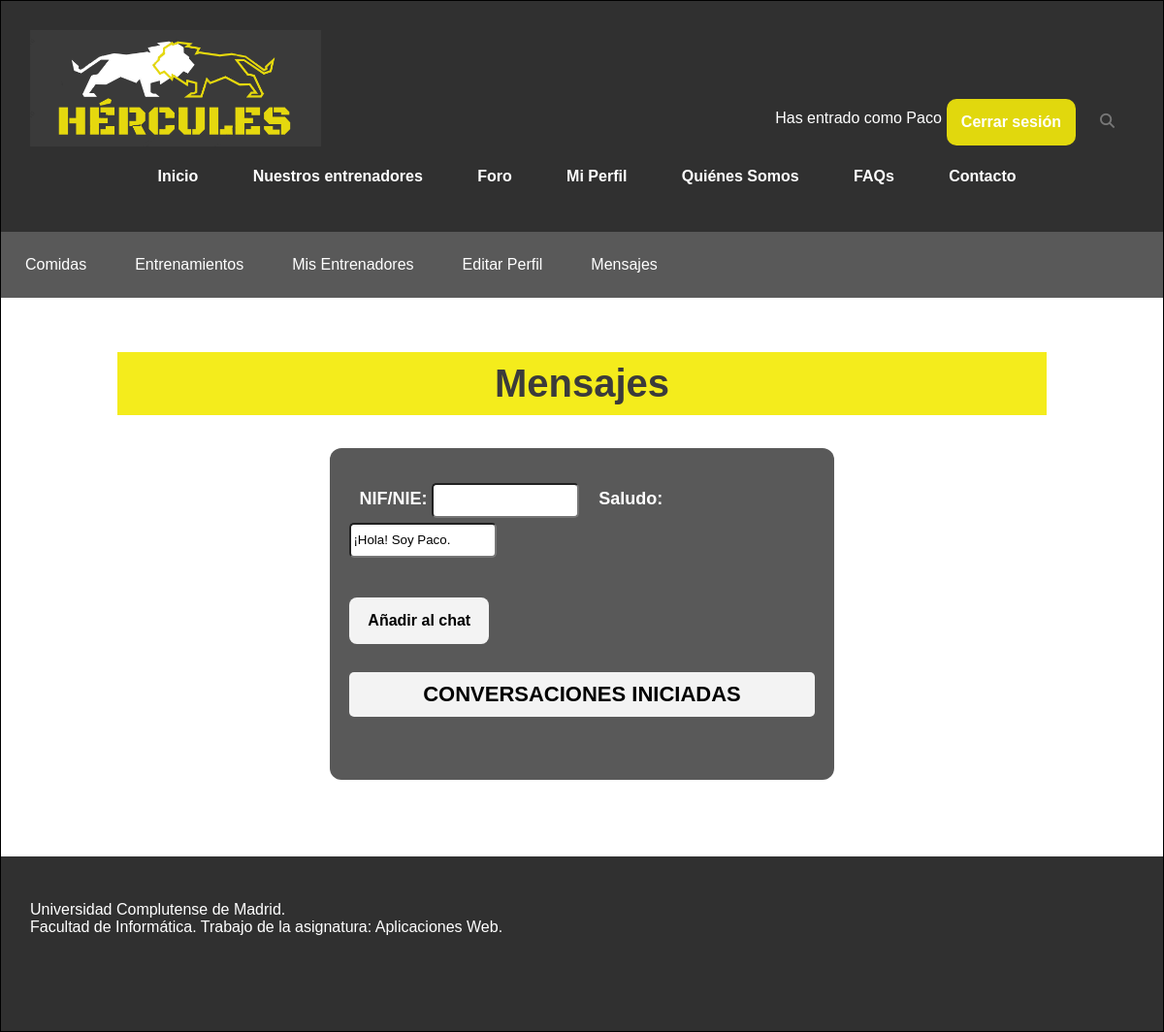
Page /miPerfilBuzon.php (signed in) on the earlier database version.
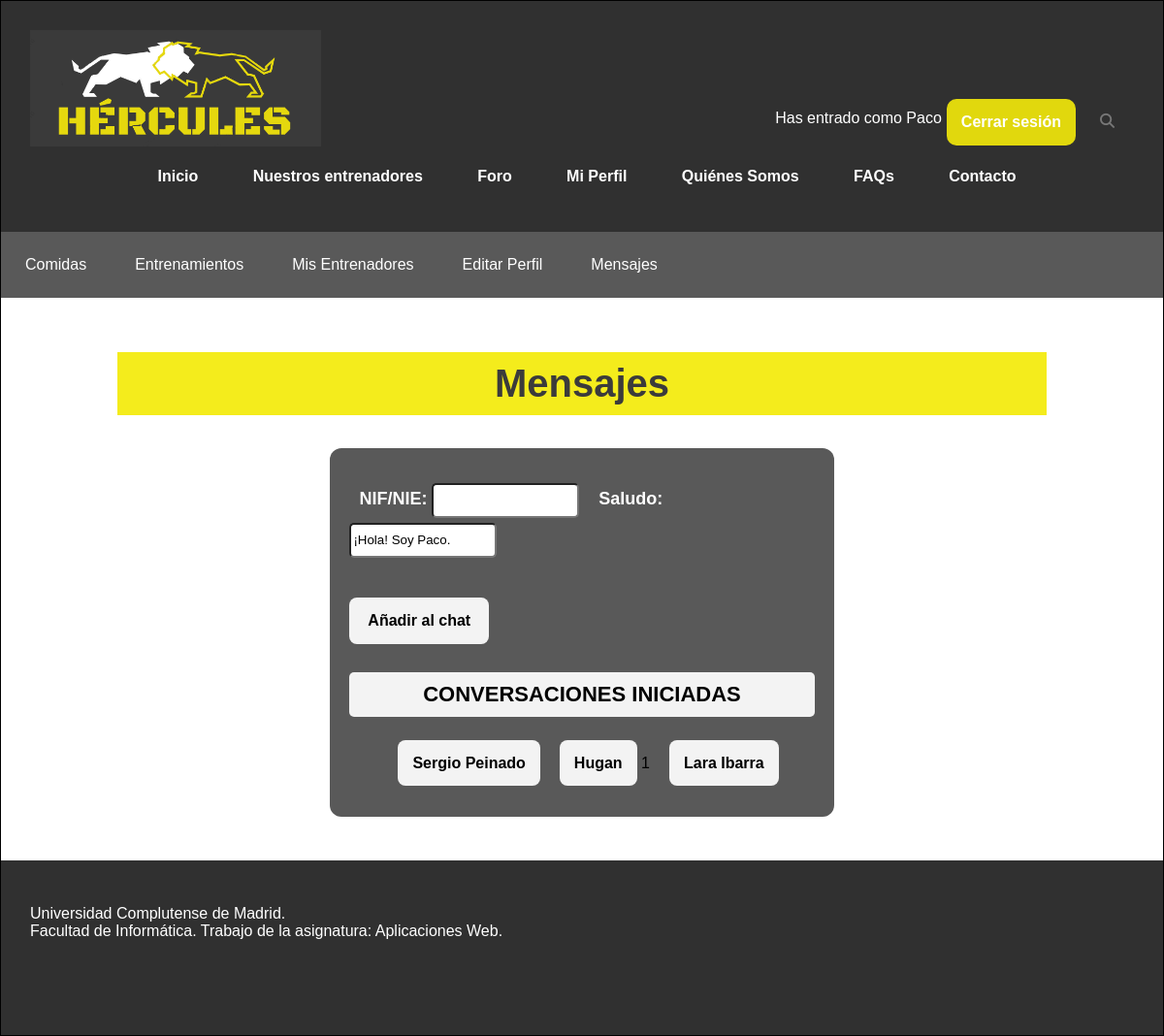
Same page on the later database version.
### tables this page shows
CREATE TABLE `mensajes` (
  `id` int(11) NOT NULL,
  `emisor` varchar(10) NOT NULL,
  `receptor` varchar(10) NOT NULL,
  `texto` text NOT NULL,
  `fecha` timestamp NOT NULL DEFAULT current_timestamp(),
  `del_1` tinyint(1) NOT NULL DEFAULT 0,
  `del_2` tinyint(1) NOT NULL DEFAULT 0,
  `visto` tinyint(1) NOT NULL DEFAULT 0
);

CREATE TABLE `usuario` (
  `nif` varchar(10) NOT NULL,
  `nombre` varchar(30) NOT NULL,
  `contrasenna` varchar(255) NOT NULL,
  `foto` varchar(255) DEFAULT 'includes/img/usuarios/default.png',
  `email` varchar(30) NOT NULL,
  `sexo` varchar(6) DEFAULT NULL,
  `fechaNac` date DEFAULT NULL,
  `telefono` varchar(15) DEFAULT NULL,
  `ubicacion` varchar(50) DEFAULT NULL,
  `peso` decimal(5,2) DEFAULT NULL,
  `altura` decimal(5,0) DEFAULT NULL,
  `preferencias` varchar(50) DEFAULT NULL,
  `tipoUsuario` tinyint(2) NOT NULL DEFAULT 0,
  `titulacion` varchar(30) DEFAULT NULL,
  `especialidad` varchar(50) DEFAULT NULL,
  `experiencia` varchar(30) DEFAULT NULL
);

### includes/DAOs/DAO.php (called while the page is built, shortened)
<?php
class DAO {
    private $servername = "localhost";
    private $username = "hercules";
    private $password = "iG8hC62acnPrvIeU";
    private $dbname = "hercules";
    private $mysqli = null;
    public function __construct(){
        if(!$this->mysqli){
            $this->mysqli = new mysqli($this->servername, $this->username, $this->password, $this->dbname);
        }
    }
    protected function consultarv2($sql){
        if ($sql != "") {
            $consulta = $this->mysqli->query($sql) or die ($this->mysqli->error. " en la linea ".(__LINE__-1));
            $tablaDatos = array();
            if (substr($sql, 0, 6) == "SELECT") {
                if ($consulta) {
                    while ($fila = mysqli_fetch_assoc($consulta)){
                        array_push($tablaDatos, $fila);
                    }
                }
            }
            return $tablaDatos;
        }
        else {
            return 0;
        }
    }
}

### includes/controller.php (called while the page is built, shortened)
<?php
require_once(__DIR__ . '/DAOs/usuarioDAO.php');
require_once(__DIR__ . '/DAOs/mensajesDAO.php');
class controller{
    private $usuarioDAO;
    private $mensajesDAO;
    private static $instance = null;
    public function __construct(){
        $this->usuarioDAO = new UsuarioDAO();
        $this->mensajesDAO = new mensajesDAO();
    }
     public static function getInstance() {
        if (null === self::$instance) {
            self::$instance = new self();
        }
        return self::$instance;
    }
    public function cargarUsuario($nif){
        $cond= "nif = '". $nif ."'";
        $res=$this->usuarioDAO->selectUsuario('', $cond);
        if (count($res) == 1) {
            $row=$res[0];
            $usuario = new TOUsuario();
            $usuario->setNif($nif);
            $usuario->setNombre($row["nombre"]);
            $usuario->setPassword($row["contrasenna"]);
            $usuario->setEmail($row["email"]);
            $usuario->setSexo($row["sexo"]);
            $usuario->setFoto($row["foto"]);
            $usuario->setFechaNac($row["fechaNac"]);
            $usuario->setTelefono($row["telefono"]);
            $usuario->setUbicacion($row["ubicacion"]);
            $usuario->setPeso($row["peso"]);
            $usuario->setAltura($row["altura"]);
            $usuario->setPreferencias($row["preferencias"]);
            $usuario->setTipoUsuario($row["tipoUsuario"]);
            $usuario->setTitulacion($row["titulacion"]);
            $usuario->setEspecialidad($row["especialidad"]);
            $usuario->setExperiencia($row["experiencia"]);
            return $usuario;
        } else{
            return 0;
        }
    }
    public function selectMensajes($col, $cond){
        return $this->mensajesDAO->select($col, $cond);
    }
}

### includes/config.php (called while the page is built, shortened)
<?php
require_once __DIR__.'/TOs/TOUsuario.php';
require_once __DIR__.'/controller.php';
$ctrl = controller::getInstance();

### includes/TOs/TOUsuario.php (called while the page is built, shortened)
<?php
class TOUsuario {
    private $nif;
    private $nombre;
    public function __construct($nif = null, $nombre = null, $password = null, $foto = null, $email = null, $sexo = null, $fechaNac = null, $telefono = null, $ubicacion = null, $peso = null, $altura = null, $preferencias = null, $tipoUsuario = null, $titulacion= null, $especialidad = null, $experiencia = null){
      $this->nif = $nif;
      $this->nombre = $nombre;
    }
    public function getNif()
    {
        return $this->nif;
    }
    public function setNif($nif)
    {
        $this->nif = $nif;
    }
    public function getNombre()
    {
        return $this->nombre;
    }
    public function setNombre($nombre)
    {
        $this->nombre = $nombre;
    }
}

### includes/DAOs/mensajesDAO.php (called while the page is built, shortened)
<?php
require_once(__DIR__.'/DAO.php');
class mensajesDAO extends DAO
{
    public function select($col, $cond){
        $query = "";
        if ($col == "") {
            $col = "*";
        }
        if ($cond == "") {
            $query = "SELECT ".$col." FROM mensajes";
        }
        else {
            $query = "SELECT ".$col." FROM mensajes WHERE ".$cond;
        }
        return $this->consultarv2($query);
    }
}

### includes/DAOs/usuarioDAO.php (called while the page is built, shortened)
<?php
require_once(__DIR__.'/DAO.php');
require_once(__DIR__.'/../TOs/TOUsuario.php');
class UsuarioDAO extends DAO {
    public function selectUsuario($col, $cond){
        $query = "";
        if ($col == "") {
            $col = "*";
        }
        if ($cond == "") {
            $query = "SELECT ".$col." FROM usuario";
        }
        else {
            $query = "SELECT ".$col." FROM usuario WHERE ".$cond;
        }
        return $this->consultarv2($query);
    }
}

### miPerfilBuzon.php (the view, shortened to what the changed rows need)
<?php
	require_once 'includes/config.php';
?>
<!DOCTYPE html>
<html>
<head>
	<link rel="stylesheet" type="text/css" href="includes/css/estilo.css" />
	<link rel="stylesheet" type="text/css" href="includes/css/estiloPagsMiPerfil.css" />
</head>
<body>
<div id="contenedor">
	<?php
		require('miPerfilCabecera.php');
	?>
	<div id="contenido">
		<h2>Mensajes</h2>
		<?php
		if (!isset($_GET['reciever'])) {
			echo '<div class="chat-all">';
		    $arr = $ctrl->selectMensajes('', "emisor='".$_SESSION["usuario"]->getNif()."' AND del_1=0 OR receptor='".$_SESSION["usuario"]->getNif()."'
            AND del_2=0 GROUP BY emisor, receptor");
		    $pre_arr= $ctrl->selectMensajes('', "emisor='".$_SESSION["usuario"]->getNif()."' OR receptor='".$_SESSION["usuario"]->getNif()."'");
		    $no_visto = array();
		    $user_arr = array();
		    foreach($pre_arr as $value) {
		        if ($_SESSION['usuario']->getNif() == $value['receptor'] && $value['visto'] == 0) {
		            if (!isset($no_visto[$value['emisor']])) {
		                $no_visto[$value['emisor']] = 1;
		            }
		            else {
		                $no_visto[$value['emisor']]++;
		            }
		        }
		    }
		    echo '<ul>';
		    foreach($arr as $value) {
		        if ($_SESSION['usuario']->getNif() == $value['emisor']) {
		            if (!in_array($value['receptor'], $user_arr)) {
		                $aux = $ctrl->cargarUsuario($value['receptor']);
		                $str = '<a href="miPerfilBuzon.php?reciever='.$value['receptor'].'">'.$aux->getNombre().'</a> ';
		                echo '<li>'.$str.'</li>';
		                $user_arr[] = $value['receptor'];
		            }
		        }
		        else if ($_SESSION['usuario']->getNif() == $value['receptor']) {
		            if (!in_array($value['emisor'], $user_arr)) {
		                $aux = $ctrl->cargarUsuario($value['emisor']);
		                $str = '<a href="miPerfilBuzon.php?reciever='.$value['emisor'].'">'.$aux->getNombre().'</a> ';
		                if (isset($no_visto[$value['emisor']])) {
		                    $str .= " ".$no_visto[$value['emisor']];
		                }
		                echo '<li>'.$str.'</li>';
		                $user_arr[] = $value['emisor'];
		            }
		        }
		    }
		    echo '</ul>';
		    echo '</div>';
		}
		?>
	</div>
</div>
</body>
</html>

Differences in the rows shown:
added mensajes: emisor.nombre "Sergio Peinado"
added mensajes: emisor.nombre "Hugan", emisor "1"
added mensajes: usuario.nombre "Lara Ibarra"
